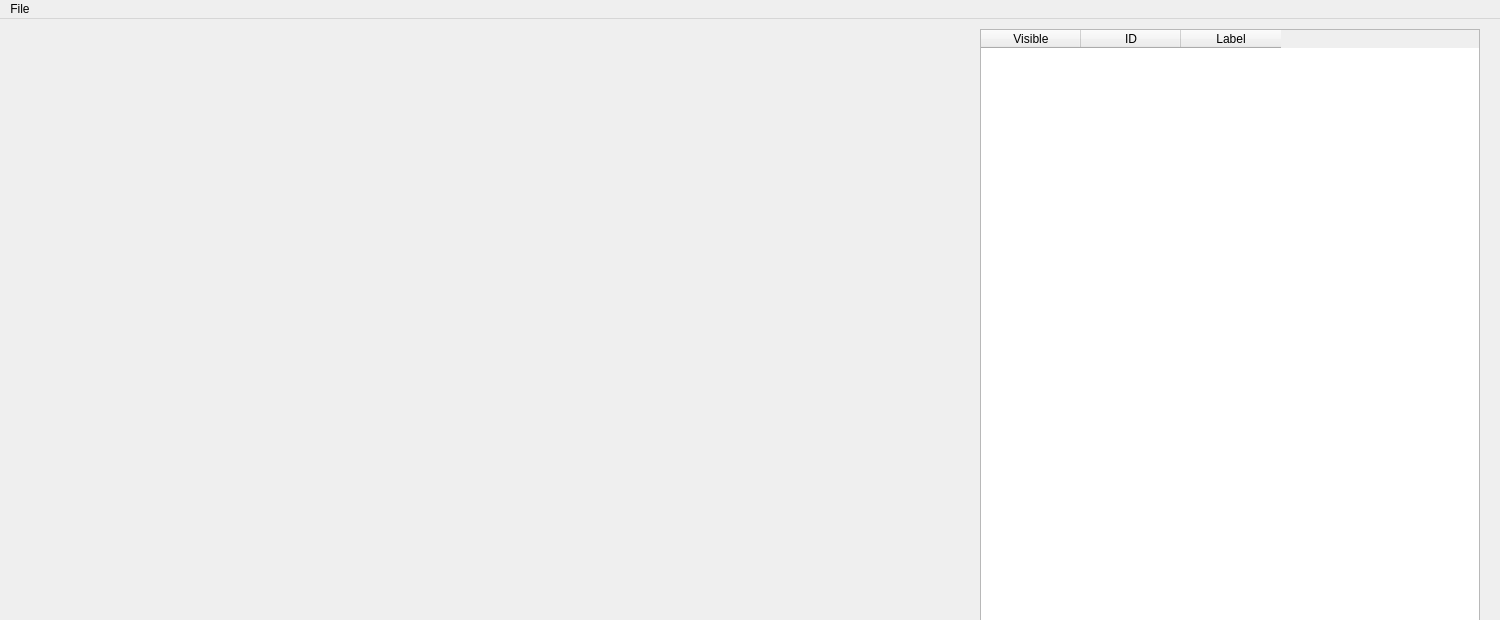
<?xml version="1.0" encoding="UTF-8"?>
<ui version="4.0">
 <class>main_window</class>
 <widget class="QMainWindow" name="LabelTool">

  <property name="geometry">
   <rect>
    <x>0</x>
    <y>0</y>
    <width>1500</width>
    <height>620</height>
   </rect>
  </property>

  <property name="windowTitle">
   <string>LabelTool</string>
  </property>

  <widget class="QWidget" name="centralWidget">

   <widget class="QTableWidget" name="list_widget">
    <property name="geometry">
     <rect>
      <x>980</x>
      <y>10</y>
      <width>500</width>
      <height>600</height>
     </rect>
    </property>

    <column>
     <property name="text">
      <string>Visible</string>
     </property>
    </column>
    <column>
     <property name="text">
      <string>ID</string>
     </property>
    </column>
    <column>
     <property name="text">
      <string>Label</string>
     </property>
    </column>

   </widget>

   <widget class="QLabel" name="image_view">
    <property name="geometry">
     <rect>
      <x>10</x>
      <y>10</y>
      <width>960</width>
      <height>600</height>
     </rect>
    </property>
   </widget>

  </widget>

  <widget class="QMenuBar" name="menuBar">

   <property name="geometry">
    <rect>
     <x>40</x>
     <y>0</y>
     <width>735</width>
     <height>25</height>
    </rect>
   </property>

   <widget class="QMenu" name="menuFile">
    <property name="title">
     <string>File</string>
    </property>
    <addaction name="save_bag_action"/>
    <addaction name="restart_action"/>

   </widget>
   <addaction name="menuFile"/>

  </widget>

  <!-- <widget class="QStatusBar" name="statusBar"/> -->

  <action name="save_bag_action">
   <property name="text">
    <string>Save</string>
   </property>
  </action>

  <action name="restart_action">
   <property name="text">
    <string>Restart Bag</string>
   </property>
  </action>

 </widget>
 <layoutdefault spacing="6" margin="11"/>
 <resources/>
 <connections/>
</ui>
